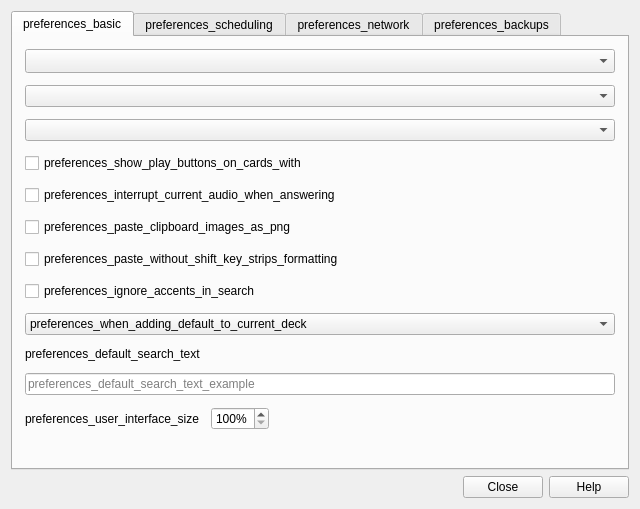
<?xml version="1.0" encoding="UTF-8"?>
<ui version="4.0">
 <class>Preferences</class>
 <widget class="QDialog" name="Preferences">
  <property name="geometry">
   <rect>
    <x>0</x>
    <y>0</y>
    <width>640</width>
    <height>509</height>
   </rect>
  </property>
  <property name="windowTitle">
   <string>preferences_preferences</string>
  </property>
  <layout class="QVBoxLayout" name="verticalLayout_2">
   <item>
    <widget class="QTabWidget" name="tabWidget">
     <property name="focusPolicy">
      <enum>Qt::StrongFocus</enum>
     </property>
     <property name="currentIndex">
      <number>0</number>
     </property>
     <widget class="QWidget" name="tab_1">
      <attribute name="title">
       <string>preferences_basic</string>
      </attribute>
      <layout class="QVBoxLayout" name="verticalLayout">
       <property name="spacing">
        <number>12</number>
       </property>
       <property name="leftMargin">
        <number>12</number>
       </property>
       <property name="topMargin">
        <number>12</number>
       </property>
       <property name="rightMargin">
        <number>12</number>
       </property>
       <property name="bottomMargin">
        <number>12</number>
       </property>
       <item>
        <widget class="QComboBox" name="lang">
         <property name="sizePolicy">
          <sizepolicy hsizetype="MinimumExpanding" vsizetype="Fixed">
           <horstretch>0</horstretch>
           <verstretch>0</verstretch>
          </sizepolicy>
         </property>
         <property name="sizeAdjustPolicy">
          <enum>QComboBox::AdjustToMinimumContentsLengthWithIcon</enum>
         </property>
        </widget>
       </item>
       <item>
        <widget class="QComboBox" name="theme"/>
       </item>
       <item>
        <widget class="QComboBox" name="video_driver"/>
       </item>
       <item>
        <widget class="QCheckBox" name="showPlayButtons">
         <property name="text">
          <string>preferences_show_play_buttons_on_cards_with</string>
         </property>
        </widget>
       </item>
       <item>
        <widget class="QCheckBox" name="interrupt_audio">
         <property name="text">
          <string>preferences_interrupt_current_audio_when_answering</string>
         </property>
        </widget>
       </item>
       <item>
        <widget class="QCheckBox" name="pastePNG">
         <property name="text">
          <string>preferences_paste_clipboard_images_as_png</string>
         </property>
        </widget>
       </item>
       <item>
        <widget class="QCheckBox" name="paste_strips_formatting">
         <property name="text">
          <string>preferences_paste_without_shift_key_strips_formatting</string>
         </property>
        </widget>
       </item>
       <item>
        <widget class="QCheckBox" name="ignore_accents_in_search">
         <property name="text">
          <string>preferences_ignore_accents_in_search</string>
         </property>
        </widget>
       </item>
       <item>
        <widget class="QComboBox" name="useCurrent">
         <item>
          <property name="text">
           <string>preferences_when_adding_default_to_current_deck</string>
          </property>
         </item>
         <item>
          <property name="text">
           <string>preferences_change_deck_depending_on_note_type</string>
          </property>
         </item>
        </widget>
       </item>
       <item>
        <widget class="QLabel" name="search_text_label">
         <property name="text">
          <string>preferences_default_search_text</string>
         </property>
        </widget>
       </item>
       <item>
        <widget class="QLineEdit" name="default_search_text">
         <property name="placeholderText">
          <string>preferences_default_search_text_example</string>
         </property>
        </widget>
       </item>
       <item>
        <layout class="QHBoxLayout" name="horizontalLayout_4">
         <item>
          <widget class="QLabel" name="label_2">
           <property name="text">
            <string>preferences_user_interface_size</string>
           </property>
          </widget>
         </item>
         <item>
          <widget class="QSpinBox" name="uiScale">
           <property name="suffix">
            <string notr="true">%</string>
           </property>
           <property name="minimum">
            <number>100</number>
           </property>
           <property name="maximum">
            <number>200</number>
           </property>
           <property name="singleStep">
            <number>5</number>
           </property>
          </widget>
         </item>
         <item>
          <spacer name="horizontalSpacer_4">
           <property name="orientation">
            <enum>Qt::Horizontal</enum>
           </property>
           <property name="sizeHint" stdset="0">
            <size>
             <width>40</width>
             <height>20</height>
            </size>
           </property>
          </spacer>
         </item>
        </layout>
       </item>
       <item>
        <spacer name="verticalSpacer_3">
         <property name="orientation">
          <enum>Qt::Vertical</enum>
         </property>
         <property name="sizeType">
          <enum>QSizePolicy::Expanding</enum>
         </property>
         <property name="sizeHint" stdset="0">
          <size>
           <width>20</width>
           <height>20</height>
          </size>
         </property>
        </spacer>
       </item>
      </layout>
     </widget>
     <widget class="QWidget" name="tab_3">
      <attribute name="title">
       <string>preferences_scheduling</string>
      </attribute>
      <layout class="QVBoxLayout" name="verticalLayout_5">
       <item>
        <widget class="QCheckBox" name="showEstimates">
         <property name="text">
          <string>preferences_show_next_review_time_above_answer</string>
         </property>
        </widget>
       </item>
       <item>
        <widget class="QCheckBox" name="showProgress">
         <property name="text">
          <string>preferences_show_remaining_card_count_during_review</string>
         </property>
        </widget>
       </item>
       <item>
        <widget class="QCheckBox" name="dayLearnFirst">
         <property name="text">
          <string>preferences_show_learning_cards_with_larger_steps</string>
         </property>
        </widget>
       </item>
       <item>
        <widget class="QCheckBox" name="legacy_timezone">
         <property name="text">
          <string>preferences_legacy_timezone_handling</string>
         </property>
        </widget>
       </item>
       <item>
        <widget class="QCheckBox" name="sched2021">
         <property name="toolTip">
          <string notr="true"/>
         </property>
         <property name="text">
          <string>preferences_v3_scheduler</string>
         </property>
        </widget>
       </item>
       <item>
        <widget class="QComboBox" name="newSpread"/>
       </item>
       <item>
        <layout class="QGridLayout" name="gridLayout_4">
         <property name="spacing">
          <number>12</number>
         </property>
         <item row="1" column="2">
          <widget class="QLabel" name="label_29">
           <property name="text">
            <string>preferences_mins</string>
           </property>
          </widget>
         </item>
         <item row="2" column="1">
          <widget class="QSpinBox" name="timeLimit">
           <property name="maximum">
            <number>9999</number>
           </property>
          </widget>
         </item>
         <item row="0" column="1">
          <widget class="QSpinBox" name="dayOffset">
           <property name="maximumSize">
            <size>
             <width>60</width>
             <height>16777215</height>
            </size>
           </property>
           <property name="maximum">
            <number>23</number>
           </property>
          </widget>
         </item>
         <item row="2" column="0">
          <widget class="QLabel" name="label_30">
           <property name="text">
            <string>preferences_timebox_time_limit</string>
           </property>
          </widget>
         </item>
         <item row="0" column="2">
          <widget class="QLabel" name="label_40">
           <property name="text">
            <string>preferences_hours_past_midnight</string>
           </property>
          </widget>
         </item>
         <item row="1" column="0">
          <widget class="QLabel" name="label_24">
           <property name="text">
            <string>preferences_learn_ahead_limit</string>
           </property>
          </widget>
         </item>
         <item row="2" column="2">
          <widget class="QLabel" name="label_39">
           <property name="text">
            <string>preferences_mins</string>
           </property>
          </widget>
         </item>
         <item row="1" column="1">
          <widget class="QSpinBox" name="lrnCutoff">
           <property name="maximumSize">
            <size>
             <width>60</width>
             <height>16777215</height>
            </size>
           </property>
           <property name="maximum">
            <number>999</number>
           </property>
          </widget>
         </item>
         <item row="0" column="0">
          <widget class="QLabel" name="label_23">
           <property name="text">
            <string>preferences_next_day_starts_at</string>
           </property>
          </widget>
         </item>
        </layout>
       </item>
       <item>
        <spacer name="verticalSpacer">
         <property name="orientation">
          <enum>Qt::Vertical</enum>
         </property>
         <property name="sizeHint" stdset="0">
          <size>
           <width>20</width>
           <height>16</height>
          </size>
         </property>
        </spacer>
       </item>
      </layout>
     </widget>
     <widget class="QWidget" name="tab_2">
      <attribute name="title">
       <string>preferences_network</string>
      </attribute>
      <layout class="QVBoxLayout" name="verticalLayout_4">
       <property name="spacing">
        <number>12</number>
       </property>
       <property name="leftMargin">
        <number>12</number>
       </property>
       <property name="topMargin">
        <number>12</number>
       </property>
       <property name="rightMargin">
        <number>12</number>
       </property>
       <property name="bottomMargin">
        <number>12</number>
       </property>
       <item>
        <layout class="QHBoxLayout">
         <property name="spacing">
          <number>10</number>
         </property>
         <item>
          <layout class="QVBoxLayout">
           <item>
            <widget class="QLabel" name="syncLabel">
             <property name="text">
              <string>preferences_synchronisation</string>
             </property>
             <property name="wordWrap">
              <bool>true</bool>
             </property>
             <property name="openExternalLinks">
              <bool>true</bool>
             </property>
            </widget>
           </item>
           <item>
            <widget class="QCheckBox" name="syncMedia">
             <property name="text">
              <string>preferences_synchronize_audio_and_images_too</string>
             </property>
            </widget>
           </item>
           <item>
            <widget class="QCheckBox" name="syncOnProgramOpen">
             <property name="text">
              <string>preferences_automatically_sync_on_profile_openclose</string>
             </property>
            </widget>
           </item>
           <item>
            <widget class="QCheckBox" name="autoSyncMedia">
             <property name="text">
              <string>preferences_periodically_sync_media</string>
             </property>
            </widget>
           </item>
           <item>
            <widget class="QCheckBox" name="fullSync">
             <property name="text">
              <string>preferences_on_next_sync_force_changes_in</string>
             </property>
            </widget>
           </item>
           <item>
            <layout class="QHBoxLayout" name="horizontalLayout">
             <item>
              <widget class="QPushButton" name="syncDeauth">
               <property name="text">
                <string notr="true">LOGOUT</string>
               </property>
               <property name="autoDefault">
                <bool>false</bool>
               </property>
              </widget>
             </item>
             <item>
              <widget class="QLabel" name="syncUser">
               <property name="text">
                <string/>
               </property>
              </widget>
             </item>
             <item>
              <spacer name="horizontalSpacer_2">
               <property name="orientation">
                <enum>Qt::Horizontal</enum>
               </property>
               <property name="sizeHint" stdset="0">
                <size>
                 <width>40</width>
                 <height>1</height>
                </size>
               </property>
              </spacer>
             </item>
            </layout>
           </item>
           <item>
            <layout class="QHBoxLayout" name="horizontalLayout_3">
             <item>
              <widget class="QPushButton" name="media_log">
               <property name="text">
                <string/>
               </property>
              </widget>
             </item>
             <item>
              <spacer name="horizontalSpacer_3">
               <property name="orientation">
                <enum>Qt::Horizontal</enum>
               </property>
               <property name="sizeHint" stdset="0">
                <size>
                 <width>40</width>
                 <height>20</height>
                </size>
               </property>
              </spacer>
             </item>
            </layout>
           </item>
          </layout>
         </item>
        </layout>
       </item>
       <item>
        <spacer name="verticalSpacer_2">
         <property name="orientation">
          <enum>Qt::Vertical</enum>
         </property>
         <property name="sizeHint" stdset="0">
          <size>
           <width>20</width>
           <height>40</height>
          </size>
         </property>
        </spacer>
       </item>
      </layout>
     </widget>
     <widget class="QWidget" name="tab">
      <attribute name="title">
       <string>preferences_backups</string>
      </attribute>
      <layout class="QVBoxLayout" name="verticalLayout_3">
       <property name="spacing">
        <number>12</number>
       </property>
       <property name="leftMargin">
        <number>12</number>
       </property>
       <property name="topMargin">
        <number>12</number>
       </property>
       <property name="rightMargin">
        <number>12</number>
       </property>
       <property name="bottomMargin">
        <number>12</number>
       </property>
       <item>
        <widget class="QLabel" name="backup_explanation">
         <property name="text">
          <string>preferences_backup_explanation</string>
         </property>
         <property name="wordWrap">
          <bool>true</bool>
         </property>
        </widget>
       </item>
       <item>
        <layout class="QGridLayout" name="gridLayout">
         <item row="2" column="1">
          <widget class="QSpinBox" name="weekly_backups">
           <property name="maximum">
            <number>9999</number>
           </property>
          </widget>
         </item>
         <item row="0" column="1">
          <widget class="QSpinBox" name="daily_backups">
           <property name="maximum">
            <number>9999</number>
           </property>
          </widget>
         </item>
         <item row="2" column="0">
          <widget class="QLabel" name="label_5">
           <property name="text">
            <string>preferences_weekly_backups</string>
           </property>
          </widget>
         </item>
         <item row="0" column="0">
          <widget class="QLabel" name="label_3">
           <property name="text">
            <string>preferences_daily_backups</string>
           </property>
          </widget>
         </item>
         <item row="3" column="1">
          <widget class="QSpinBox" name="monthly_backups">
           <property name="maximum">
            <number>9999</number>
           </property>
          </widget>
         </item>
         <item row="3" column="0">
          <widget class="QLabel" name="label_6">
           <property name="text">
            <string>preferences_monthly_backups</string>
           </property>
          </widget>
         </item>
         <item row="0" column="2">
          <spacer name="horizontalSpacer_5">
           <property name="orientation">
            <enum>Qt::Horizontal</enum>
           </property>
           <property name="sizeHint" stdset="0">
            <size>
             <width>40</width>
             <height>20</height>
            </size>
           </property>
          </spacer>
         </item>
         <item row="2" column="2">
          <spacer name="horizontalSpacer_6">
           <property name="orientation">
            <enum>Qt::Horizontal</enum>
           </property>
           <property name="sizeHint" stdset="0">
            <size>
             <width>40</width>
             <height>20</height>
            </size>
           </property>
          </spacer>
         </item>
         <item row="3" column="2">
          <spacer name="horizontalSpacer_7">
           <property name="orientation">
            <enum>Qt::Horizontal</enum>
           </property>
           <property name="sizeHint" stdset="0">
            <size>
             <width>40</width>
             <height>20</height>
            </size>
           </property>
          </spacer>
         </item>
        </layout>
       </item>
       <item>
        <widget class="QLabel" name="openBackupFolder">
         <property name="text">
          <string>preferences_you_can_restore_backups_via_fileswitch</string>
         </property>
        </widget>
       </item>
       <item>
        <widget class="QLabel" name="label_4">
         <property name="text">
          <string>preferences_note_media_is_not_backed_up</string>
         </property>
         <property name="wordWrap">
          <bool>true</bool>
         </property>
        </widget>
       </item>
       <item>
        <spacer name="verticalSpacer_4">
         <property name="orientation">
          <enum>Qt::Vertical</enum>
         </property>
         <property name="sizeHint" stdset="0">
          <size>
           <width>20</width>
           <height>59</height>
          </size>
         </property>
        </spacer>
       </item>
       <item>
        <widget class="QLabel" name="label_21">
         <property name="text">
          <string>preferences_some_settings_will_take_effect_after</string>
         </property>
         <property name="alignment">
          <set>Qt::AlignCenter</set>
         </property>
        </widget>
       </item>
      </layout>
     </widget>
    </widget>
   </item>
   <item>
    <widget class="QDialogButtonBox" name="buttonBox">
     <property name="orientation">
      <enum>Qt::Horizontal</enum>
     </property>
     <property name="standardButtons">
      <set>QDialogButtonBox::Close|QDialogButtonBox::Help</set>
     </property>
    </widget>
   </item>
  </layout>
 </widget>
 <tabstops>
  <tabstop>lang</tabstop>
  <tabstop>theme</tabstop>
  <tabstop>video_driver</tabstop>
  <tabstop>showPlayButtons</tabstop>
  <tabstop>interrupt_audio</tabstop>
  <tabstop>pastePNG</tabstop>
  <tabstop>paste_strips_formatting</tabstop>
  <tabstop>ignore_accents_in_search</tabstop>
  <tabstop>useCurrent</tabstop>
  <tabstop>default_search_text</tabstop>
  <tabstop>uiScale</tabstop>
  <tabstop>showEstimates</tabstop>
  <tabstop>showProgress</tabstop>
  <tabstop>dayLearnFirst</tabstop>
  <tabstop>legacy_timezone</tabstop>
  <tabstop>sched2021</tabstop>
  <tabstop>newSpread</tabstop>
  <tabstop>dayOffset</tabstop>
  <tabstop>lrnCutoff</tabstop>
  <tabstop>timeLimit</tabstop>
  <tabstop>syncMedia</tabstop>
  <tabstop>syncOnProgramOpen</tabstop>
  <tabstop>autoSyncMedia</tabstop>
  <tabstop>fullSync</tabstop>
  <tabstop>syncDeauth</tabstop>
  <tabstop>media_log</tabstop>
  <tabstop>tabWidget</tabstop>
  <tabstop>weekly_backups</tabstop>
  <tabstop>daily_backups</tabstop>
  <tabstop>monthly_backups</tabstop>
 </tabstops>
 <resources/>
 <connections>
  <connection>
   <sender>buttonBox</sender>
   <signal>accepted()</signal>
   <receiver>Preferences</receiver>
   <slot>accept()</slot>
   <hints>
    <hint type="sourcelabel">
     <x>285</x>
     <y>439</y>
    </hint>
    <hint type="destinationlabel">
     <x>157</x>
     <y>274</y>
    </hint>
   </hints>
  </connection>
  <connection>
   <sender>buttonBox</sender>
   <signal>rejected()</signal>
   <receiver>Preferences</receiver>
   <slot>reject()</slot>
   <hints>
    <hint type="sourcelabel">
     <x>332</x>
     <y>439</y>
    </hint>
    <hint type="destinationlabel">
     <x>286</x>
     <y>274</y>
    </hint>
   </hints>
  </connection>
 </connections>
</ui>
